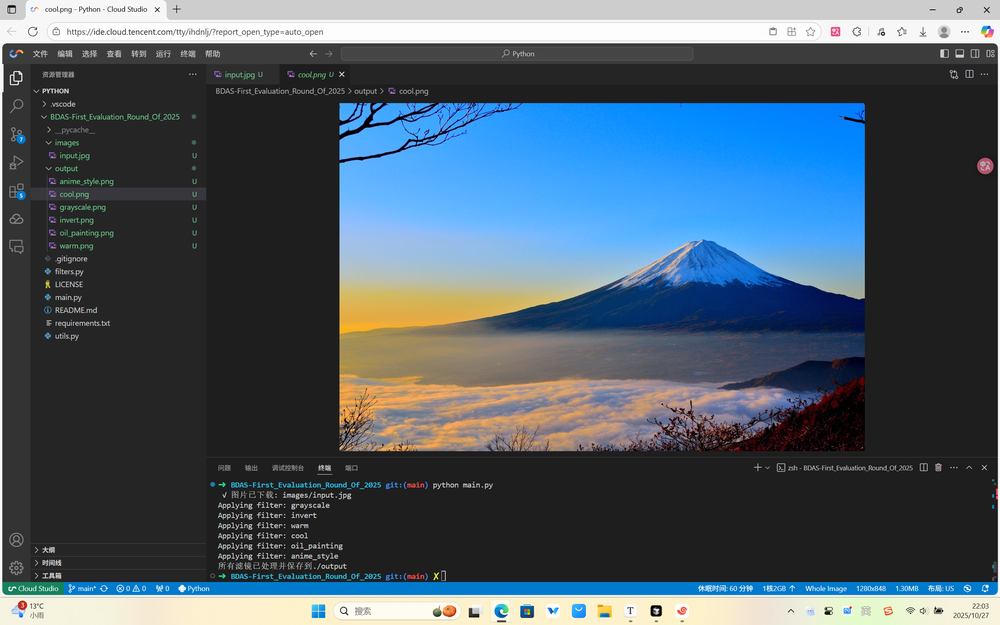
#> input picture image.png, 1000 x 625 px, shrunk from 2560 x 1600 before the run
$ python -i filters.py   (imports and definitions only)
#> lines starting #> are read from the running program, lines starting #| are printed output that depends on the picture; after the words box and inside, x2 and y2 are one past the last pixel; in counts of white or black regions, pixels touching at a corner belong together
from PIL import Image, ImageOps, ImageEnhance
import cv2
import numpy as np

def grayscale(img):
    """黑白风"""
    return ImageOps.grayscale(img)

def invert(img):
    """反色调"""
    return ImageOps.invert(img)

def warm(img):
    """暖色调"""
    enhancer = ImageEnhance.Color(img)
    return enhancer.enhance(1.5)

def cool(img):
    """冷色调"""
    r, g, b = img.split()
    b = b.point(lambda i: i * 1.2)
    return Image.merge("RGB", (r, g, b))

def oil_painting(img):
    """油画风"""
    np_img = np.array(img)
    np_img = cv2.cvtColor(np_img, cv2.COLOR_RGB2BGR)
    dst = cv2.xphoto.oilPainting(np_img, 7, 1)
    dst = cv2.cvtColor(dst, cv2.COLOR_BGR2RGB)
    return Image.fromarray(dst)

def anime_style(img):
    """动漫风"""
    np_img = np.array(img)
    np_img = cv2.cvtColor(np_img, cv2.COLOR_RGB2BGR)
#> np_img is the input picture: shape (625, 1000, 3); mean B, G, R 103, 90.8, 76.1
    color = cv2.bilateralFilter(np_img, 9, 250, 250)
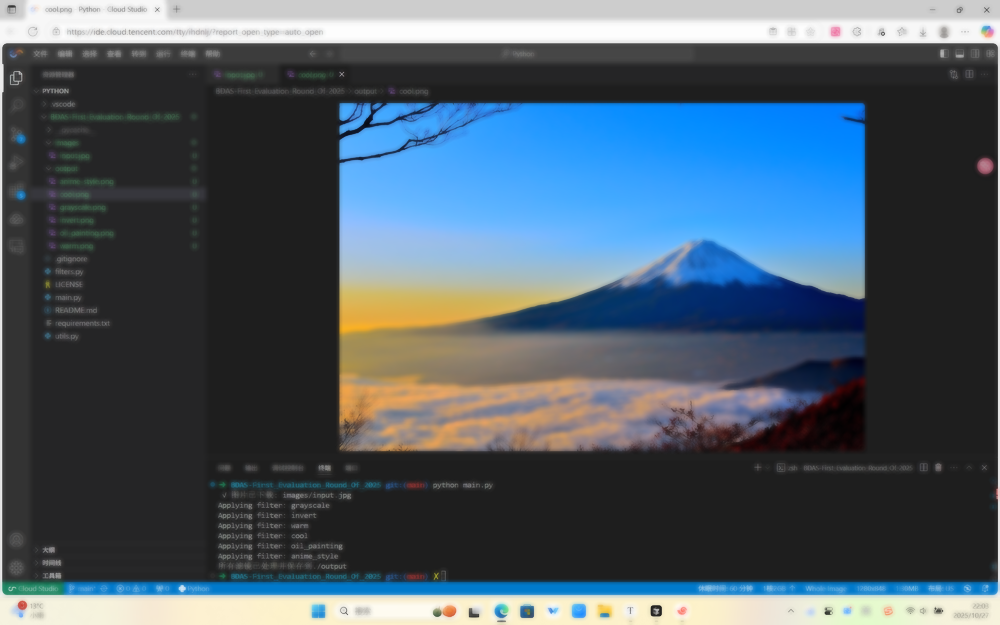
#> color: shape (625, 1000, 3); mean B, G, R 102.9, 90.7, 76
    gray = cv2.cvtColor(np_img, cv2.COLOR_BGR2GRAY)
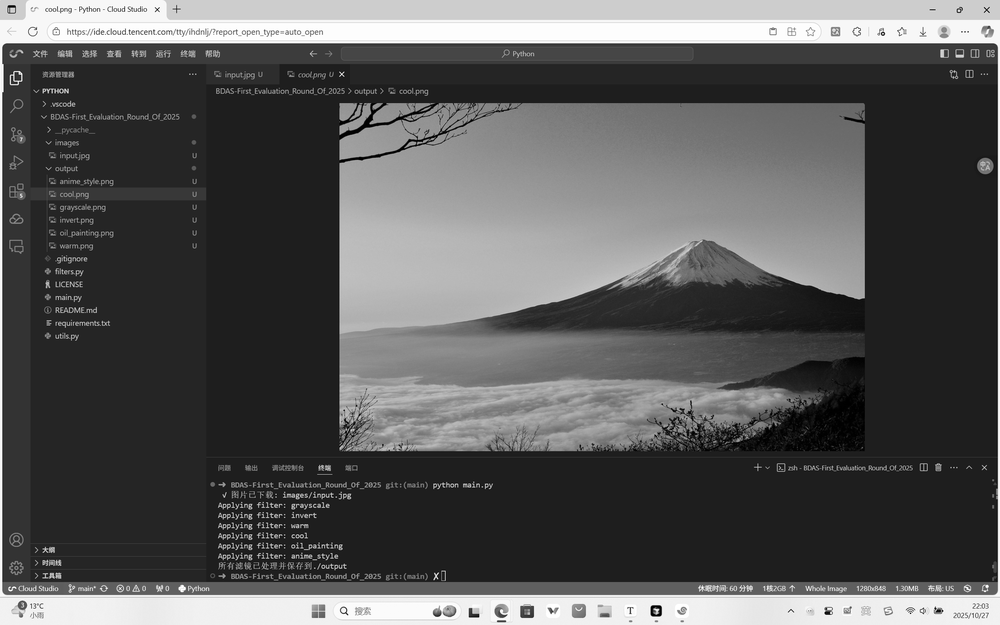
#> gray: shape (625, 1000); min 0, max 255, mean 87.8
    edges = cv2.adaptiveThreshold(cv2.medianBlur(gray, 7), 255,
                                  cv2.ADAPTIVE_THRESH_MEAN_C,
                                  cv2.THRESH_BINARY, 9, 2)
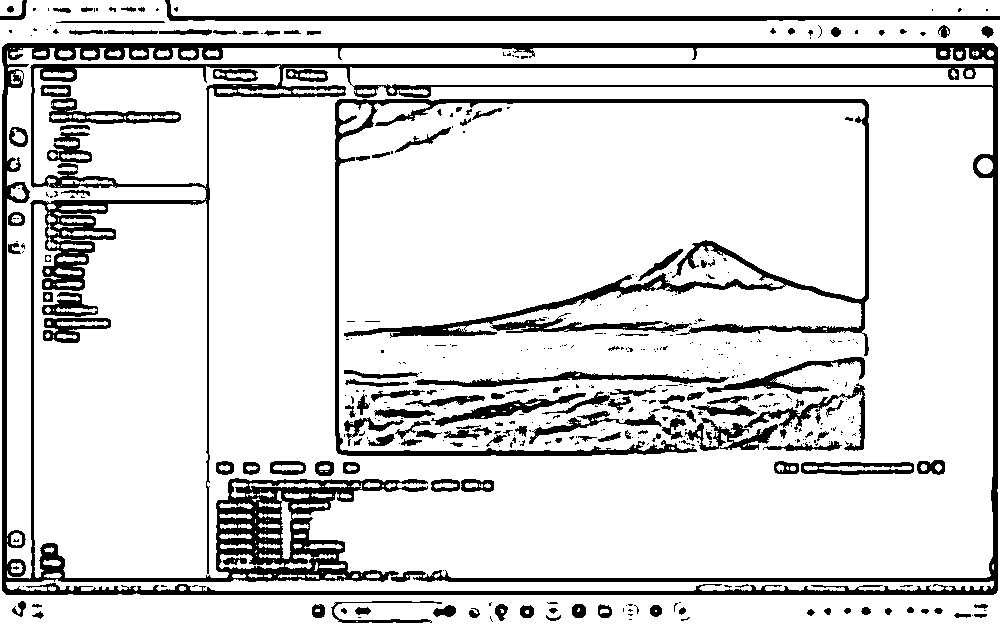
#> edges: shape (625, 1000); 85.4% white; 449 black regions (301 under 20 px), largest, box (x1, y1, x2, y2) and area: (2, 43, 998, 595) 45485, (335, 99, 869, 456) 12521, (165, 0, 1000, 21) 3989
    edges = cv2.cvtColor(edges, cv2.COLOR_GRAY2BGR)
    cartoon = cv2.bitwise_and(color, edges)
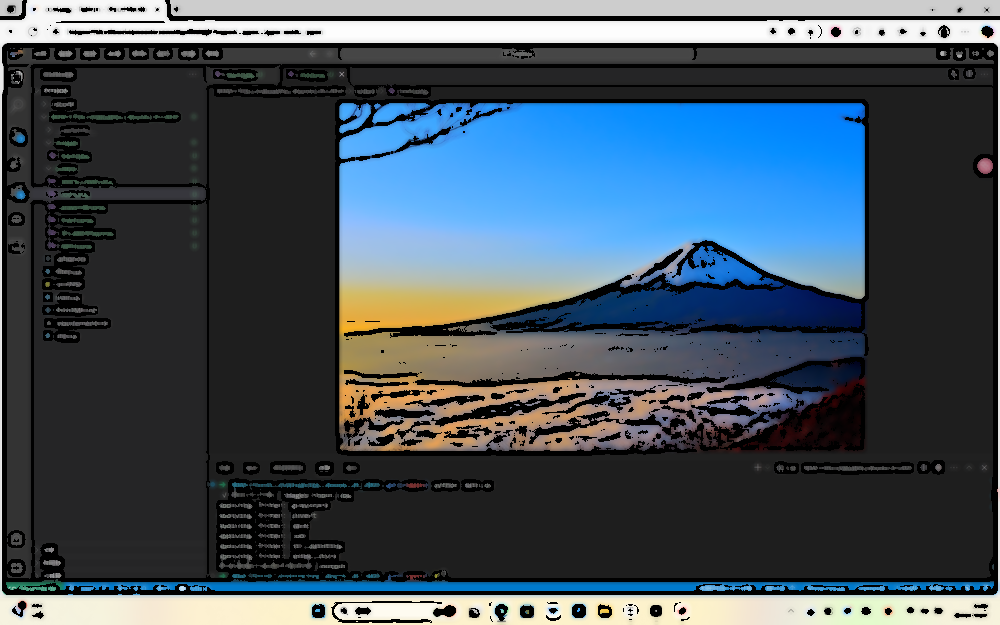
#> cartoon: shape (625, 1000, 3); mean B, G, R 90.2, 79.2, 65.6
    cartoon = cv2.cvtColor(cartoon, cv2.COLOR_BGR2RGB)
    return Image.fromarray(cartoon)

>>> import cv2
>>> picture = cv2.cvtColor(cv2.imread('image.png'), cv2.COLOR_BGR2RGB)
>>> result = anime_style(picture)
